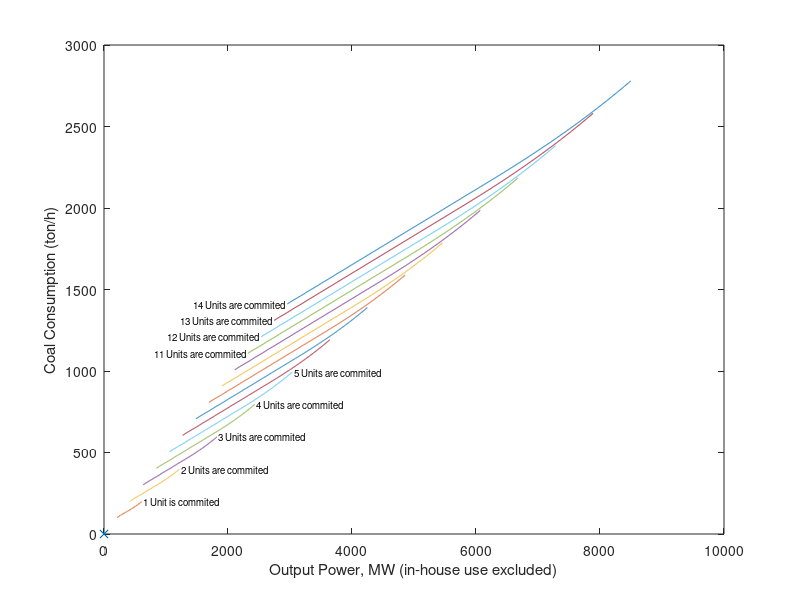

Write the MATLAB code that produced this figure. (Note: this script raises an error after producing the figure.)
clear
close all
clc
format compact

coal_nameplate = 660; % [MW]

coal_num = 14; % 3 units

% dx = 10000;
dx = 1000;
u_coal_unit = linspace(0.4,1,dx) * coal_nameplate;
v_coal_unit = u_coal_unit-0.08*coal_nameplate;
f_coal_unit = (266*linspace(0.4,1,dx).^2 -507*linspace(0.4,1,dx) + 542).*linspace(0.4,1,dx)*coal_nameplate/1e3; % [ton/h]
u_min = min(u_coal_unit);
v_min = min(v_coal_unit);
f_min = min(f_coal_unit);


%% ========================================================================
% 211.2~8500.8MW -> round to 220-8500MW
% v_range = 220:0.1:8500; % [1x82801]
v_range = 220:20:8500; % [1x415]
u_table = zeros(coal_num, length(v_range), coal_num); % [14 units]x[pwr range]x[cmt]
v_table = zeros(coal_num, length(v_range), coal_num);
f_table = zeros(length(v_range), coal_num);
id_st = zeros(coal_num, 1); % Starting entry that is not nan
id_ed = zeros(coal_num, 1); % Ending entry that is not nan

% ====================
% No unit
figure(3); clf; hold on; box on; % Fuel consumption
plot(0, 0, 'x');
xlabel('Output Power, MW (in-house use excluded)');
ylabel('Coal Consumption (ton/h)');

% ====================
% One unit
n = 1;
u1_extended = interp1(v_coal_unit, u_coal_unit, v_range);
u_table(n,:,n) =  u1_extended;
v1_extended = interp1(v_coal_unit, v_coal_unit, v_range);
v_table(n,:,n) =  v1_extended;
f1_extended = interp1(v_coal_unit, f_coal_unit, v_range);
f_table(:,n) =  f1_extended;
id_st(n) = find(~isnan(f1_extended)==1, 1, 'first');
id_ed(n) = find(~isnan(f1_extended)==1, 1, 'last');

figure(3);
plot(v_coal_unit, f_coal_unit);
text(v_coal_unit(end), f_coal_unit(end), ' 1 Unit is commited', 'fontsize', 7);

% ====================
% Multiple units
tic;
for n = 2:coal_num
    v_long = v_coal_unit*n;

    u = ones(n, dx) * u_min;
    v = ones(n, dx) * v_min;
    f = ones(n, dx) * f_min;
    
    u_extended = zeros(n, dx, n);
    v_extended = zeros(n, dx, n);
    f_extended = zeros(n, dx, n);
    u_sum = zeros(n, dx);
    v_sum = zeros(n, dx);
    f_sum = zeros(n, dx);
    for cmt = 1:n
        u(cmt,:) = u_coal_unit;
        v(cmt,:) = v_coal_unit;
        f(cmt,:) = f_coal_unit;
        
        u_sum(cmt,:) = sum(u);
        v_sum(cmt,:) = sum(v);
        f_sum(cmt,:) = sum(f);
        for nn = 1:n
            u_extended(nn,:,cmt) = interp1(v_sum(cmt,:),u(nn,:),v_long);
            v_extended(nn,:,cmt) = interp1(v_sum(cmt,:),v(nn,:),v_long);
            f_extended(nn,:,cmt) = interp1(v_sum(cmt,:),f(nn,:),v_long);
        end
    end
    f_combined = squeeze(sum(f_extended))';
    [value, id_row] = min(f_combined);
    
    id_col = 1:length(id_row);
    id = sub2ind([n,dx], id_row, id_col);
    opt_f = value; % [1]x[dx]
    opt_u = zeros(n,dx);
    opt_v = zeros(n,dx);
    for nn = 1:n
        u1_extended = squeeze(u_extended(nn,:,:))';
        opt_u(nn,:) = u1_extended(id);
        v1_extended = squeeze(v_extended(nn,:,:))';
        opt_v(nn,:) = v1_extended(id);
        
        % Save opt solutions to tables
        u1_extended = interp1(v_long, opt_u(nn,:), v_range);
        u_table(nn,:,n) = u1_extended;
        v1_extended = interp1(v_long, opt_v(nn,:), v_range);
        v_table(nn,:,n) = v1_extended;
    end
    f_extended = interp1(v_long, opt_f, v_range);
    f_table(:,n) = f_extended;
    id_st(n) = find(~isnan(f_extended)==1, 1, 'first');
    id_ed(n) = find(~isnan(f_extended)==1, 1, 'last');
    
    figure(3);
    plot(v_long, opt_f);
    if n<11
    text(v_long(end), opt_f(end), [' ', num2str(n), ' Units are commited'], 'fontsize', 7);
    else
    text(v_long(1), opt_f(1), [' ', num2str(n), ' Units are commited '], 'fontsize', 7, 'horizontalalignment', 'right');
    end
    
    toc;
end
xlabel('Output Power, MW (in-house use excluded)');
ylabel('Coal Consumption (ton/h)');
my_gridline;

% v_st = v_range(id_st);
% v_ed = v_range(id_ed);
% save('OptTable', ...
%      'v_range', ...
%      'f_table', 'u_table', 'v_table', ...
%      'id_st', 'id_ed', 'v_st', 'v_ed');

% ====================
% figure(1); clf;
% opt_u = flipud(opt_u);
% for nn = 1:n
%     subplot(n+1,1,nn);
%     plot(v_long, opt_u(nn,:));
%     ylim([0 700]);
%     set(gca, 'ytick', 0:350:700);
%     ylabel(['u', num2str(nn)]);
% end
% subplot(n+1,1,n+1);
% area(v_long, opt_u', 'edgecolor', 'none');
% ylim([0 4000]);


%% Double check 3-units result to be identical to solution_clean.m
% figure(2); clf;
% subplot(4,1,1); hold on; box on;
% plot(v_range, u_table(1,:,3), 'linewidth', 1); hold on;
% ylim([0 700]);
% ylabel('u1');
% 
% subplot(4,1,2); hold on; box on;
% plot(v_range, u_table(2,:,3), 'linewidth', 1); hold on;
% ylim([0 700]);
% ylabel('u2');
% 
% subplot(4,1,3); hold on; box on;
% plot(v_range, u_table(3,:,3), 'linewidth', 1); hold on;
% ylim([0 700]);
% ylabel('u3');
% 
% subplot(4,1,4); hold on; box on;
% ha = area(v_range, u_table(1:3,:,3)', 'edgecolor', 'none');
% set(ha(1), 'facec', [0.8 0.95 1], 'edgecolor', 'none');
% set(ha(2), 'facec', [1 0.8 0.8], 'edgecolor', 'none');
% set(ha(3), 'facec', [1 0.8 0], 'edgecolor', 'none');
% xlim([600 2000]);
% 
% load ThreeUnitsClean;
% subplot(4,1,3);
% plot(v_unique, opt_u1, '--'); hold on;
% subplot(4,1,2);
% plot(v_unique, opt_u2, '--'); hold on;
% subplot(4,1,1);
% plot(v_unique, opt_u3, '--'); hold on;
